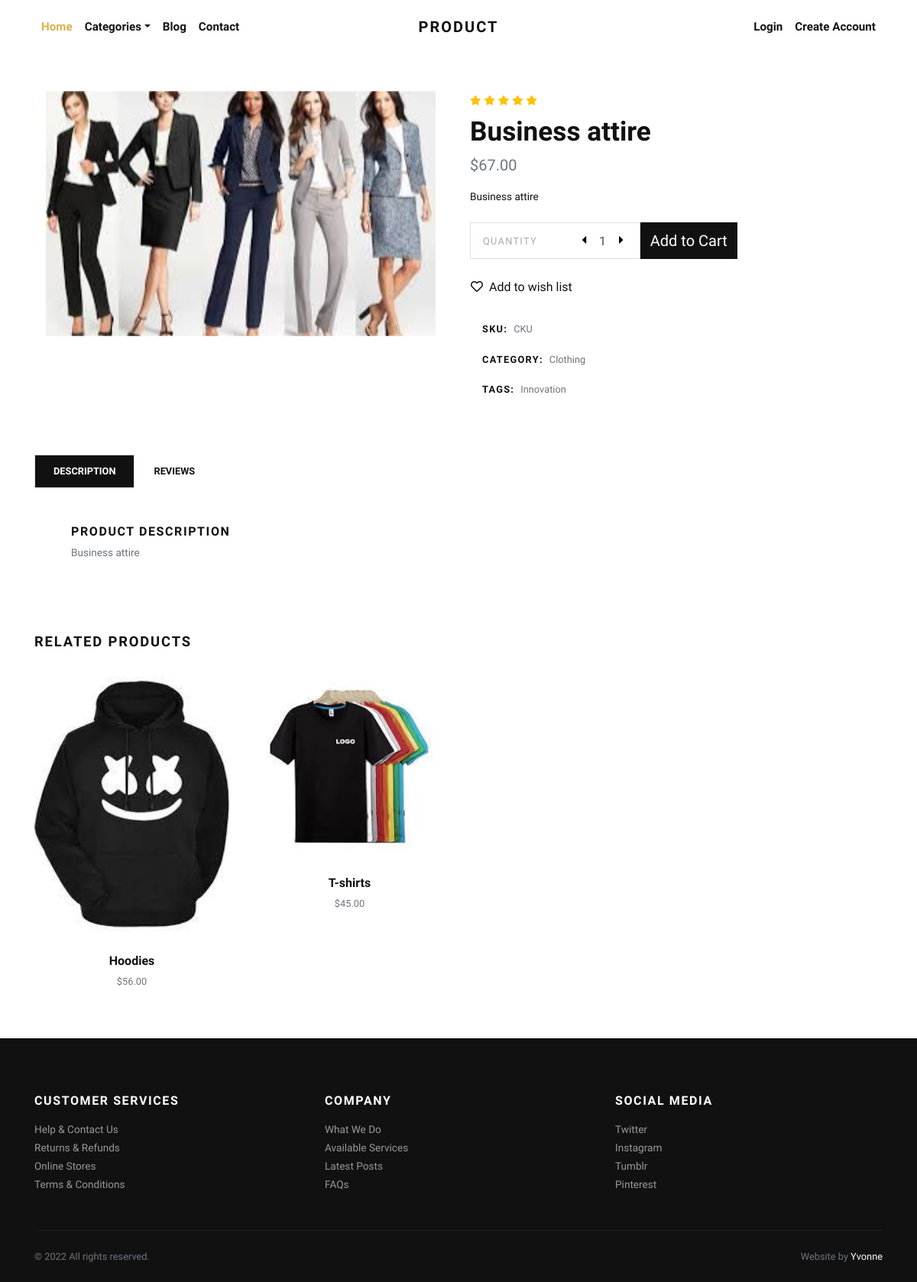
/product/business-attire/, run on the app's committed database.
### store/models.py (models this page shows, shortened)
class Product(models.Model):
    title = models.CharField(max_length=150, verbose_name="Product Title")
    slug = models.SlugField(max_length=160, verbose_name="Product Slug")
    sku = models.CharField(max_length=255, unique=True, verbose_name="Unique Product ID (SKU)")
    short_description = models.TextField(verbose_name="Short Description")
    detail_description = models.TextField(blank=True, null=True, verbose_name="Detail Description")
    product_image = models.ImageField(upload_to='product', blank=True, null=True, verbose_name="Product Image")
    price = models.DecimalField(max_digits=8, decimal_places=2)
    category = models.ForeignKey(Category, verbose_name="Product Categoy", on_delete=models.CASCADE)
    is_active = models.BooleanField(verbose_name="Is Active?")
    is_featured = models.BooleanField(verbose_name="Is Featured?")
    created_at = models.DateTimeField(auto_now_add=True, verbose_name="Created Date")
    updated_at = models.DateTimeField(auto_now=True, verbose_name="Updated Date")
    class Meta:
        verbose_name_plural = 'Products'
        ordering = ('-created_at', )

class Category(models.Model):
    title = models.CharField(max_length=50, verbose_name="Category Title")
    slug = models.SlugField(max_length=55, verbose_name="Category Slug")
    description = models.TextField(blank=True, verbose_name="Category Description")
    category_image = models.ImageField(upload_to='category', blank=True, null=True, verbose_name="Category Image")
    is_active = models.BooleanField(verbose_name="Is Active?")
    is_featured = models.BooleanField(verbose_name="Is Featured?")
    created_at = models.DateTimeField(auto_now_add=True, verbose_name="Created Date")
    updated_at = models.DateTimeField(auto_now=True, verbose_name="Updated Date")
    class Meta:
        verbose_name_plural = 'Categories'
        ordering = ('-created_at', )
    def __str__(self):
        return self.title

### store/views.py (the view)
# urls.py: path('product/<slug:slug>/', views.detail, name="product-detail"),
def detail(request, slug):
    product = get_object_or_404(Product, slug=slug)
    related_products = Product.objects.exclude(id=product.id).filter(is_active=True, category=product.category)
    context = {
        'product': product,
        'related_products': related_products,
    }
    return render(request, 'store/detail.html', context)

### store/context_preprocessors.py (called while the page is built)
def store_menu(request):
    categories = Category.objects.filter(is_active=True)
    context = {
        'categories_menu': categories,
    }
    return context

def cart_menu(request):
    if request.user.is_authenticated:
        cart_items= Cart.objects.filter(user=request.user)
        context = {
            'cart_items': cart_items,
        }
    else:
        context = {}
    return context

### templates/store/detail.html (shortened to what this page needs)
{% extends 'base.html' %}
{% load static %}
    {% block content %}
      <section class="py-5">
        <div class="container">
          <div class="row mb-5">
            <div class="col-lg-6">
              <div class="row m-sm-0">
                <div class="col-sm-12 order-1 order-sm-2">
                  <div class="owl-carousel product-slider" data-slider-id="1">
                    {% if product.product_image %}
                      <a class="d-block" href="{{product.product_image.url}}" data-lightbox="product" title="{{product.title}}"><img class="img-fluid" src="{{product.product_image.url}}" alt="{{product.title}}"></a>
                      {% else %}
                      <a class="d-block" href="{% static 'img/product-detail-1.jpg' %}" data-lightbox="product" title="{{product.title}}"><img class="img-fluid" src="{% static 'img/product-detail-1.jpg' %}" alt="{{product.title}}"></a>
                    {% endif %}
                  </div>
                </div>
              </div>
            </div>
            <div class="col-lg-6">
              <ul class="list-inline mb-2">
                <li class="list-inline-item m-0"><i class="fas fa-star small text-warning"></i></li>
                <li class="list-inline-item m-0"><i class="fas fa-star small text-warning"></i></li>
                <li class="list-inline-item m-0"><i class="fas fa-star small text-warning"></i></li>
                <li class="list-inline-item m-0"><i class="fas fa-star small text-warning"></i></li>
                <li class="list-inline-item m-0"><i class="fas fa-star small text-warning"></i></li>
              </ul>
              <h1>{{product.title}}</h1>
              <p class="text-muted lead">${{product.price}}</p>
              <p class="text-small mb-4">{{product.short_description}}</p>
              <div class="row align-items-stretch mb-4">
                <div class="col-sm-5 pr-sm-0">
                  <div class="border d-flex align-items-center justify-content-between py-1 px-3 bg-white border-white"><span class="small text-uppercase text-gray mr-4 no-select">Quantity</span>
                    <div class="quantity">
                      <button class="dec-btn p-0"><i class="fas fa-caret-left"></i></button>
                      <input name="quantity" class="form-control border-0 shadow-0 p-0" type="text" value="1">
                      <button class="inc-btn p-0"><i class="fas fa-caret-right"></i></button>
                    </div>
                  </div>
                </div>
                <div class="col-sm-3 pl-sm-0">
                  <form action="{% url 'store:add-to-cart' %}">
                    <button type="submit" class="btn btn-dark btn-lg btn-block h-100 d-flex align-items-center justify-content-center px-0">Add to Cart</button>
                  </form>
                </div>
              </div><a class="btn btn-link text-dark p-0 mb-4" href="#"><i class="far fa-heart mr-2"></i>Add to wish list</a><br>
              <ul class="list-unstyled small d-inline-block">
                <li class="px-3 py-2 mb-1 bg-white"><strong class="text-uppercase">SKU:</strong><span class="ml-2 text-muted">{{product.sku}}</span></li>
                <li class="px-3 py-2 mb-1 bg-white text-muted"><strong class="text-uppercase text-dark">Category:</strong><a class="reset-anchor ml-2" href="{% url 'store:category-products' product.category.slug %}">{{product.category}}</a></li>
                <li class="px-3 py-2 mb-1 bg-white text-muted"><strong class="text-uppercase text-dark">Tags:</strong><a class="reset-anchor ml-2" href="#">Innovation</a></li>
              </ul>
            </div>
          </div>
          <ul class="nav nav-tabs border-0" id="myTab" role="tablist">
            <li class="nav-item"><a class="nav-link active" id="description-tab" data-toggle="tab" href="#description" role="tab" aria-controls="description" aria-selected="true">Description</a></li>
            <li class="nav-item"><a class="nav-link" id="reviews-tab" data-toggle="tab" href="#reviews" role="tab" aria-controls="reviews" aria-selected="false">Reviews</a></li>
          </ul>
          <div class="tab-content mb-5" id="myTabContent">
            <div class="tab-pane fade show active" id="description" role="tabpanel" aria-labelledby="description-tab">
              <div class="p-4 p-lg-5 bg-white">
                <h6 class="text-uppercase">Product description </h6>
                <p class="text-muted text-small mb-0">{{product.detail_description}}</p>
              </div>
            </div>
          </div>
          <h2 class="h5 text-uppercase mb-4">Related products</h2>
          <div class="row">
            {% if related_products %}
              {% for rp in related_products %}
                <div class="col-lg-3 col-sm-6">
                  <div class="product text-center skel-loader">
                    <div class="d-block mb-3 position-relative">
                      <a class="d-block" href="{% url 'store:product-detail' rp.slug %}">
                        {% if rp.product_image %}
                          <img class="img-fluid w-100" src="{{rp.product_image.url}}" alt="{{rp.title}}">
                        {% else %}
                        <img class="img-fluid w-100" src="{% static 'img/product-1.jpg' %}" alt="{{rp.title}}">
                        {% endif %}
                      </a>
                    </div>
                    <h6> <a class="reset-anchor" href="{% url 'store:product-detail' rp.slug %}">{{rp.title}}</a></h6>
                    <p class="small text-muted">${{rp.price}}</p>
                  </div>
                </div>
              {% endfor %}
            {% endif %}
          </div>
        </div>
      </section>
      {% endblock content %}

### electicsmerchandise/static/css/style.default.css (style rules this page uses)
.text-small { font-size: 0.85rem !important; }
.text-gray { color: #aaa !important; }
strong { font-weight: 700; }
.product img { -webkit-filter: grayscale(40%); filter: grayscale(40%); transition: all 0.3s; }
.quantity { display: -ms-flexbox; display: flex; -ms-flex-align: center; align-items: center; font-family: inherit; }
.quantity input { width: 2rem; text-align: center; }
.quantity button { background: none; border: none; width: 1rem; outline: none; }
.text-uppercase { text-transform: uppercase; letter-spacing: 0.1em; }
.border { border: 1px solid #dee2e6 !important; }
.shadow-0 { box-shadow: none !important; }
.reset-anchor { color: inherit; transition: all 0.3s; }
.no-select { cursor: default; -webkit-user-select: none; -moz-user-select: none; -ms-user-select: none; user-select: none; }
.btn { font-weight: 400; border: 1px solid transparent; font-family: inherit; padding: 0.375rem 1.5rem; font-size: 1rem; line-height: 1.5; border-radius: 0; transition: color 0.15s ease-in-out, background-color 0.15s ease-in-out, border-color 0.15s ease-in-out, box-shadow 0.15s ease-in-out; }
.btn-link { font-weight: 400; color: #dcb14a; }
.btn-dark { color: #fff; background-color: #111111; border-color: #111111; }
.btn-lg { padding: 0.5rem 1rem; font-size: 1.25rem; line-height: 1.5; border-radius: 0; }
body { font-family: "Libre Franklin", sans-serif; font-size: 1rem; font-weight: 400; line-height: 1.5; color: #111111; background-color: #fff; }
a { color: #dcb14a; text-decoration: none; }
h1, h2, h3, h4, h5, h6, .h1, .h2, .h3, .h4, .h5, .h6 { margin-bottom: 0.5rem; font-family: inherit; font-weight: 900; line-height: 1.2; color: inherit; }
h1, .h1 { font-size: 2.2rem; }
h2, .h2 { font-size: 1.9rem; }
h5, .h5 { font-size: 1.15rem; }
h6, .h6 { font-size: 1rem; }
.lead { font-size: 1.25rem; font-weight: 300; }
small, .small { font-size: 80%; font-weight: 400; }
.text-warning { color: #ffc107 !important; }
.text-dark { color: #111111 !important; }
.form-control { padding: 0.375rem 0.75rem; font-size: 1rem; line-height: 1.5; color: #495057; background-color: #fff; border: 1px solid #ced4da; border-radius: 0; transition: border-color 0.15s ease-in-out, box-shadow 0.15s ease-in-out; }
.form-control::placeholder { color: #adb5bd; font-size: 0.85rem; font-weight: 400; }
.nav-link { padding: 0.5rem 1rem; }
.nav-tabs .nav-item { margin-bottom: -1px; }
.nav-tabs .nav-link { border: 1px solid transparent; font-family: inherit; color: #111111; text-transform: uppercase; font-size: 0.8rem; transition: all 0.3s; font-weight: 700; padding: 0.7rem 1.5rem; background: #fff; border-top-left-radius: 0; border-top-right-radius: 0; }
.nav-tabs .nav-link.active, .nav-tabs .nav-link:hover, .nav-tabs .nav-item.show .nav-link { background: #111111; background-color: #111111; color: #fff; }

### data on the page
Product: product_image (picture), title "Business attire", price "67.00", short_description "Business attire", sku "CKU", category "Clothing", detail_description "Business attire"
Product: product_image (picture), title "Hoodies", price "56.00"
Product: product_image (picture), title "T-shirts", price "45.00"
